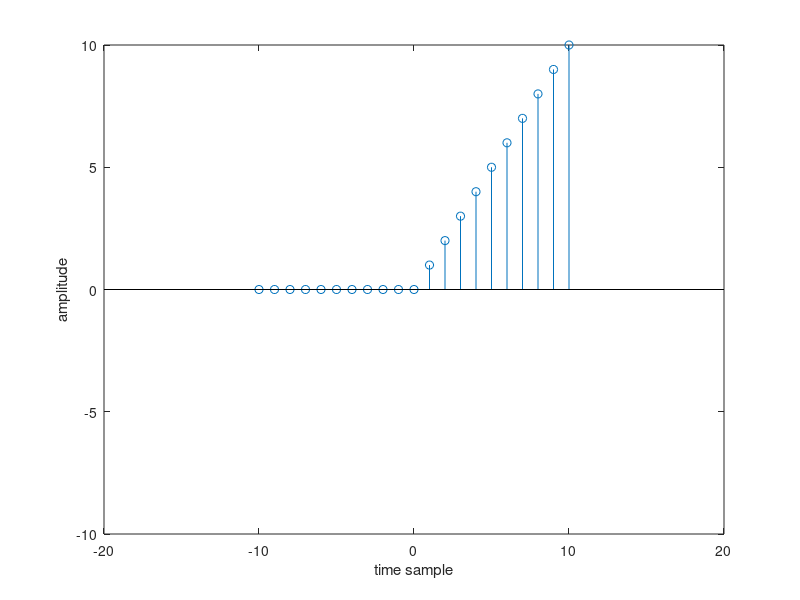

Write MATLAB code to recreate this figure.
n = -10:10;
unit_n = (n >= 0);
ramp_n = n.*unit_n;

stem(n, ramp_n);
axis([-20 20 -10 10]);
xlabel('time sample');
ylabel('amplitude');

